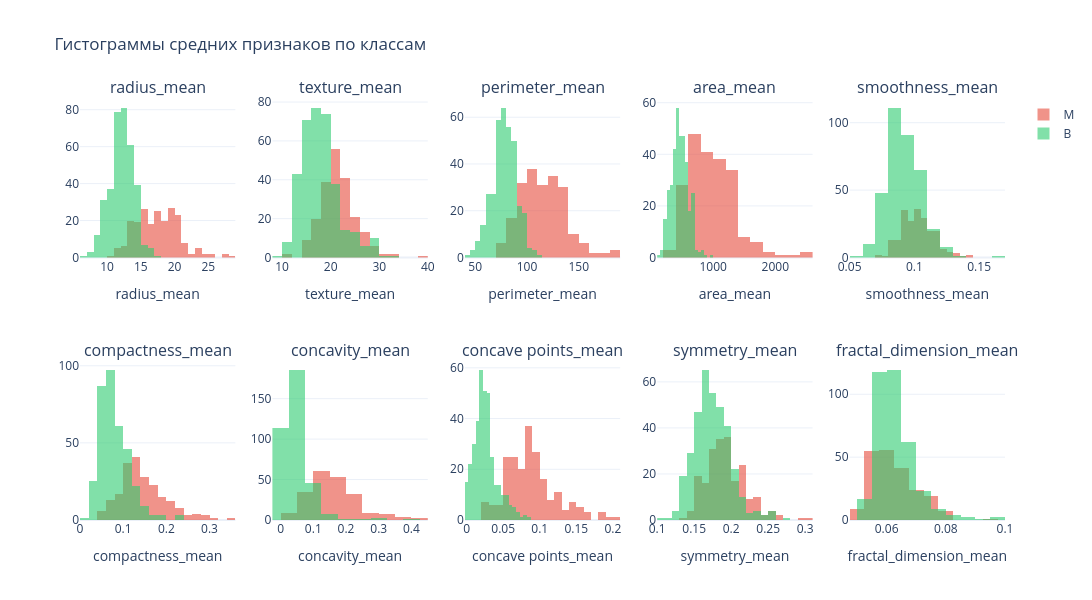

Write notebook code for a chart like this one.
### Markdown cell above
Что показывает: распределения средних признаков отдельно для B и M. Что даёт: чем меньше перекрытие распределений, тем полезнее признак для классификации.

### Code cell
fig = make_subplots(rows=MEAN_PLOT_ROWS, cols=MEAN_PLOT_COLS, subplot_titles=mean_cols)
for i, col in enumerate(mean_cols):
    row, col_idx = i // MEAN_PLOT_COLS + 1, i % MEAN_PLOT_COLS + 1
    for label, color in CLASS_COLORS.items():
        subset = df[df[TARGET_COLUMN] == label]
        fig.add_trace(go.Histogram(
            x=subset[col], name=label, marker_color=color,
            opacity=HISTOGRAM_OPACITY, nbinsx=HISTOGRAM_BINS, showlegend=(i == 0)
        ), row=row, col=col_idx)
    fig.update_xaxes(title_text=col, row=row, col=col_idx)

fig.update_layout(
    title_text='Гистограммы средних признаков по классам',
    barmode='overlay', template=PLOT_TEMPLATE,
    height=FEATURE_PLOT_SIZE[1], width=FEATURE_PLOT_SIZE[0]
)
fig.show()

### Figure 1 — Plotly figure (JSON) as saved in the notebook; plotly's stock layout.template omitted (floating-point values rounded to 4 significant figures; data arrays with more than 128 entries replaced by an {"elided": "..."} marker saying what was removed)
{"data": [{"marker": {"color": "#e74c3c"}, "name": "M", "nbinsx": 20, "opacity": 0.6, "showlegend": true, "type": "histogram", "x": {"elided": "212 float values"}, "xaxis": "x", "yaxis": "y"}, {"marker": {"color": "#2ecc71"}, "name": "B", "nbinsx": 20, "opacity": 0.6, "showlegend": true, "type": "histogram", "x": {"elided": "357 float values"}, "xaxis": "x", "yaxis": "y"}, {"marker": {"color": "#e74c3c"}, "name": "M", "nbinsx": 20, "opacity": 0.6, "showlegend": false, "type": "histogram", "x": {"elided": "212 float values"}, "xaxis": "x2", "yaxis": "y2"}, {"marker": {"color": "#2ecc71"}, "name": "B", "nbinsx": 20, "opacity": 0.6, "showlegend": false, "type": "histogram", "x": {"elided": "357 float values"}, "xaxis": "x2", "yaxis": "y2"}, {"marker": {"color": "#e74c3c"}, "name": "M", "nbinsx": 20, "opacity": 0.6, "showlegend": false, "type": "histogram", "x": {"elided": "212 float values"}, "xaxis": "x3", "yaxis": "y3"}, {"marker": {"color": "#2ecc71"}, "name": "B", "nbinsx": 20, "opacity": 0.6, "showlegend": false, "type": "histogram", "x": {"elided": "357 float values"}, "xaxis": "x3", "yaxis": "y3"}, {"marker": {"color": "#e74c3c"}, "name": "M", "nbinsx": 20, "opacity": 0.6, "showlegend": false, "type": "histogram", "x": {"elided": "212 float values"}, "xaxis": "x4", "yaxis": "y4"}, {"marker": {"color": "#2ecc71"}, "name": "B", "nbinsx": 20, "opacity": 0.6, "showlegend": false, "type": "histogram", "x": {"elided": "357 float values"}, "xaxis": "x4", "yaxis": "y4"}, {"marker": {"color": "#e74c3c"}, "name": "M", "nbinsx": 20, "opacity": 0.6, "showlegend": false, "type": "histogram", "x": {"elided": "212 float values"}, "xaxis": "x5", "yaxis": "y5"}, {"marker": {"color": "#2ecc71"}, "name": "B", "nbinsx": 20, "opacity": 0.6, "showlegend": false, "type": "histogram", "x": {"elided": "357 float values"}, "xaxis": "x5", "yaxis": "y5"}, {"marker": {"color": "#e74c3c"}, "name": "M", "nbinsx": 20, "opacity": 0.6, "showlegend": false, "type": "histogram", "x": {"elided": "212 float values"}, "xaxis": "x6", "yaxis": "y6"}, {"marker": {"color": "#2ecc71"}, "name": "B", "nbinsx": 20, "opacity": 0.6, "showlegend": false, "type": "histogram", "x": {"elided": "357 float values"}, "xaxis": "x6", "yaxis": "y6"}, {"marker": {"color": "#e74c3c"}, "name": "M", "nbinsx": 20, "opacity": 0.6, "showlegend": false, "type": "histogram", "x": {"elided": "212 float values"}, "xaxis": "x7", "yaxis": "y7"}, {"marker": {"color": "#2ecc71"}, "name": "B", "nbinsx": 20, "opacity": 0.6, "showlegend": false, "type": "histogram", "x": {"elided": "357 float values"}, "xaxis": "x7", "yaxis": "y7"}, {"marker": {"color": "#e74c3c"}, "name": "M", "nbinsx": 20, "opacity": 0.6, "showlegend": false, "type": "histogram", "x": {"elided": "212 float values"}, "xaxis": "x8", "yaxis": "y8"}, {"marker": {"color": "#2ecc71"}, "name": "B", "nbinsx": 20, "opacity": 0.6, "showlegend": false, "type": "histogram", "x": {"elided": "357 float values"}, "xaxis": "x8", "yaxis": "y8"}, {"marker": {"color": "#e74c3c"}, "name": "M", "nbinsx": 20, "opacity": 0.6, "showlegend": false, "type": "histogram", "x": {"elided": "212 float values"}, "xaxis": "x9", "yaxis": "y9"}, {"marker": {"color": "#2ecc71"}, "name": "B", "nbinsx": 20, "opacity": 0.6, "showlegend": false, "type": "histogram", "x": {"elided": "357 float values"}, "xaxis": "x9", "yaxis": "y9"}, {"marker": {"color": "#e74c3c"}, "name": "M", "nbinsx": 20, "opacity": 0.6, "showlegend": false, "type": "histogram", "x": {"elided": "212 float values"}, "xaxis": "x10", "yaxis": "y10"}, {"marker": {"color": "#2ecc71"}, "name": "B", "nbinsx": 20, "opacity": 0.6, "showlegend": false, "type": "histogram", "x": {"elided": "357 float values"}, "xaxis": "x10", "yaxis": "y10"}], "layout": {"annotations": [{"font": {"size": 16}, "showarrow": false, "text": "radius_mean", "x": 0.084, "xanchor": "center", "xref": "paper", "y": 1.0, "yanchor": "bottom", "yref": "paper"}, {"font": {"size": 16}, "showarrow": false, "text": "texture_mean", "x": 0.292, "xanchor": "center", "xref": "paper", "y": 1.0, "yanchor": "bottom", "yref": "paper"}, {"font": {"size": 16}, "showarrow": false, "text": "perimeter_mean", "x": 0.5, "xanchor": "center", "xref": "paper", "y": 1.0, "yanchor": "bottom", "yref": "paper"}, {"font": {"size": 16}, "showarrow": false, "text": "area_mean", "x": 0.708, "xanchor": "center", "xref": "paper", "y": 1.0, "yanchor": "bottom", "yref": "paper"}, {"font": {"size": 16}, "showarrow": false, "text": "smoothness_mean", "x": 0.916, "xanchor": "center", "xref": "paper", "y": 1.0, "yanchor": "bottom", "yref": "paper"}, {"font": {"size": 16}, "showarrow": false, "text": "compactness_mean", "x": 0.084, "xanchor": "center", "xref": "paper", "y": 0.375, "yanchor": "bottom", "yref": "paper"}, {"font": {"size": 16}, "showarrow": false, "text": "concavity_mean", "x": 0.292, "xanchor": "center", "xref": "paper", "y": 0.375, "yanchor": "bottom", "yref": "paper"}, {"font": {"size": 16}, "showarrow": false, "text": "concave points_mean", "x": 0.5, "xanchor": "center", "xref": "paper", "y": 0.375, "yanchor": "bottom", "yref": "paper"}, {"font": {"size": 16}, "showarrow": false, "text": "symmetry_mean", "x": 0.708, "xanchor": "center", "xref": "paper", "y": 0.375, "yanchor": "bottom", "yref": "paper"}, {"font": {"size": 16}, "showarrow": false, "text": "fractal_dimension_mean", "x": 0.916, "xanchor": "center", "xref": "paper", "y": 0.375, "yanchor": "bottom", "yref": "paper"}], "barmode": "overlay", "height": 600, "title": {"text": "Гистограммы средних признаков по классам"}, "width": 1200, "xaxis": {"anchor": "y", "domain": [0.0, 0.168], "title": {"text": "radius_mean"}}, "xaxis10": {"anchor": "y10", "domain": [0.832, 1.0], "title": {"text": "fractal_dimension_mean"}}, "xaxis2": {"anchor": "y2", "domain": [0.208, 0.376], "title": {"text": "texture_mean"}}, "xaxis3": {"anchor": "y3", "domain": [0.416, 0.584], "title": {"text": "perimeter_mean"}}, "xaxis4": {"anchor": "y4", "domain": [0.624, 0.792], "title": {"text": "area_mean"}}, "xaxis5": {"anchor": "y5", "domain": [0.832, 1.0], "title": {"text": "smoothness_mean"}}, "xaxis6": {"anchor": "y6", "domain": [0.0, 0.168], "title": {"text": "compactness_mean"}}, "xaxis7": {"anchor": "y7", "domain": [0.208, 0.376], "title": {"text": "concavity_mean"}}, "xaxis8": {"anchor": "y8", "domain": [0.416, 0.584], "title": {"text": "concave points_mean"}}, "xaxis9": {"anchor": "y9", "domain": [0.624, 0.792], "title": {"text": "symmetry_mean"}}, "yaxis": {"anchor": "x", "domain": [0.625, 1.0]}, "yaxis10": {"anchor": "x10", "domain": [0.0, 0.375]}, "yaxis2": {"anchor": "x2", "domain": [0.625, 1.0]}, "yaxis3": {"anchor": "x3", "domain": [0.625, 1.0]}, "yaxis4": {"anchor": "x4", "domain": [0.625, 1.0]}, "yaxis5": {"anchor": "x5", "domain": [0.625, 1.0]}, "yaxis6": {"anchor": "x6", "domain": [0.0, 0.375]}, "yaxis7": {"anchor": "x7", "domain": [0.0, 0.375]}, "yaxis8": {"anchor": "x8", "domain": [0.0, 0.375]}, "yaxis9": {"anchor": "x9", "domain": [0.0, 0.375]}}}
